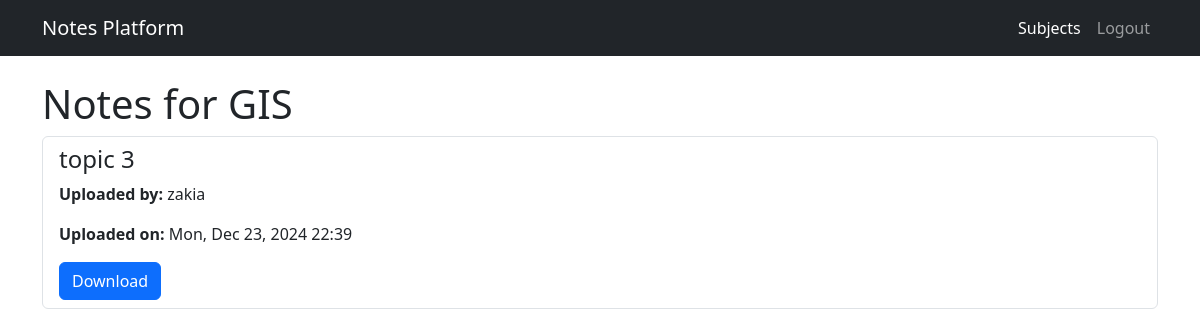
/subject/1/notes/, run on the app's committed database.
### login/models.py (models this page shows, shortened)
class Subject(models.Model):
    name = models.CharField(max_length=100)

class Note(models.Model):
    lecturer = models.ForeignKey(User, on_delete=models.CASCADE)
    subject = models.ForeignKey(Subject, on_delete=models.CASCADE, related_name='notes', default=1)
    title = models.CharField(max_length=200)
    file = models.FileField(upload_to='notes/')
    uploaded_at = models.DateTimeField(auto_now_add=True)
    class Meta:
        ordering = ['-uploaded_at']

### login/views.py (the view)
# urls.py: path('subject/<int:subject_id>/notes/', note_list, name='note_list'),
def note_list(request, subject_id):
    subject = get_object_or_404(Subject, id=subject_id)
    notes = subject.notes.all()
    return render(request, 'notes_list.html', {'subject': subject, 'notes': notes})

### templates/notes_list.html (shortened to what this page needs)
<!DOCTYPE html>
<html lang="en">
<head>
    <link href="https://cdn.jsdelivr.net/npm/bootstrap@5.3.0/dist/css/bootstrap.min.css" rel="stylesheet">
</head>
<body>
    <nav class="navbar navbar-expand-lg navbar-dark bg-dark">
        <div class="container">
            <a class="navbar-brand" href="#">Notes Platform</a>
            <div class="collapse navbar-collapse" id="navbarNav">
                <ul class="navbar-nav ms-auto">
                    <li class="nav-item"><a class="nav-link active" href="{% url 'subject_list' %}">Subjects</a></li>
                    <li class="nav-item"><a class="nav-link" href="{% url 'logout' %}">Logout</a></li>
                </ul>
            </div>
        </div>
    </nav>
    <div class="container mt-4">
        <h1>Notes for {{ subject.name }}</h1>
        {% if notes %}
            <ul class="list-group">
                {% for note in notes %}
                    <li class="list-group-item">
                        <h4>{{ note.title }}</h4>
                        <p><strong>Uploaded by:</strong> {{ note.lecturer.username }}</p>
                        <p><strong>Uploaded on:</strong> {{ note.uploaded_at|date:"D, M j, Y H:i" }}</p>
                        <a href="{% url 'download_note' note.id %}" class="btn btn-primary">Download</a>
                    </li>
                {% endfor %}
            </ul>
        {% else %}
            <p>No notes available for this subject.</p>
        {% endif %}
    </div>
</body>
</html>

### data on the page
Subject: name "GIS"
Note: title "topic 3", lecturer.username "zakia", uploaded_at "Mon, Dec 23, 2024 22:39"
